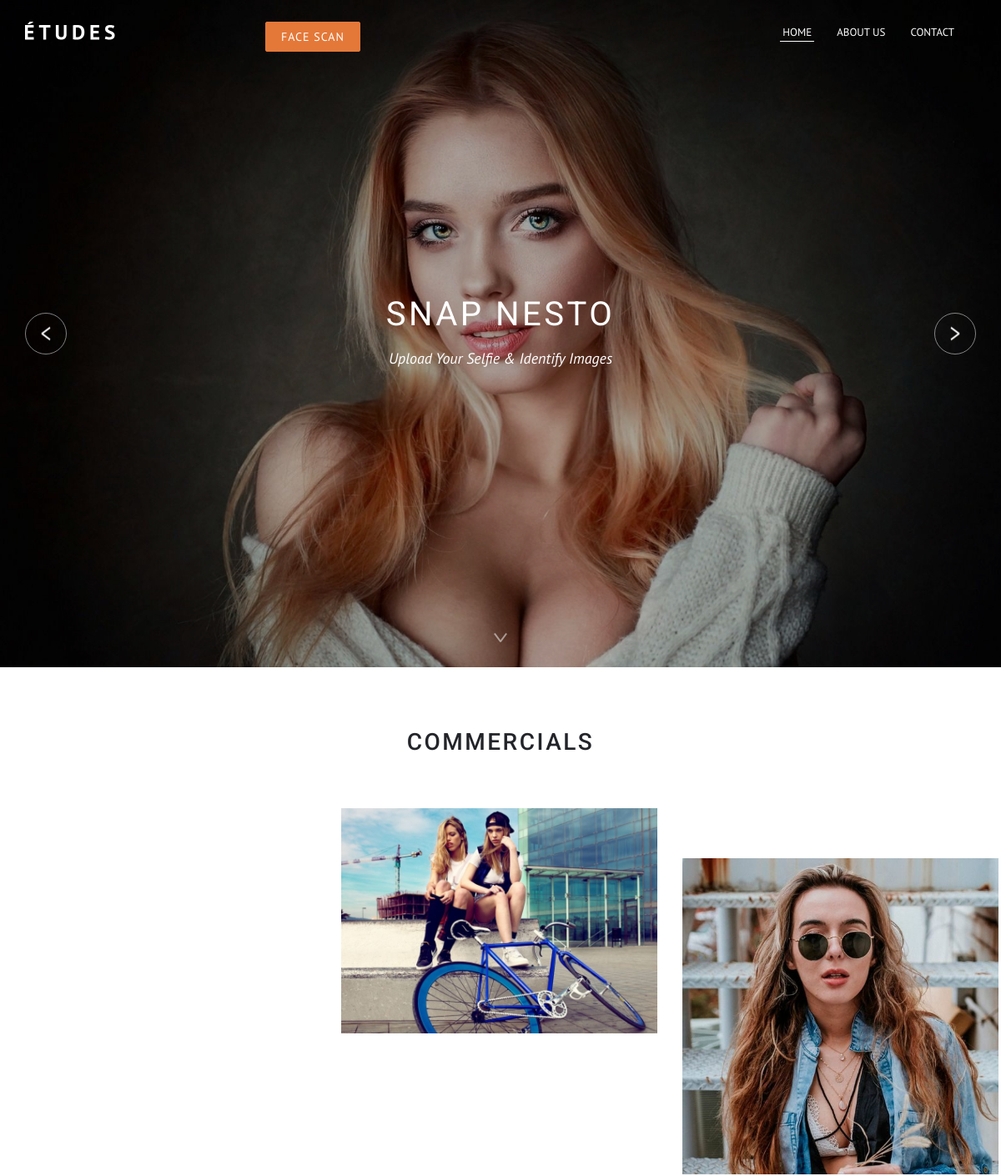
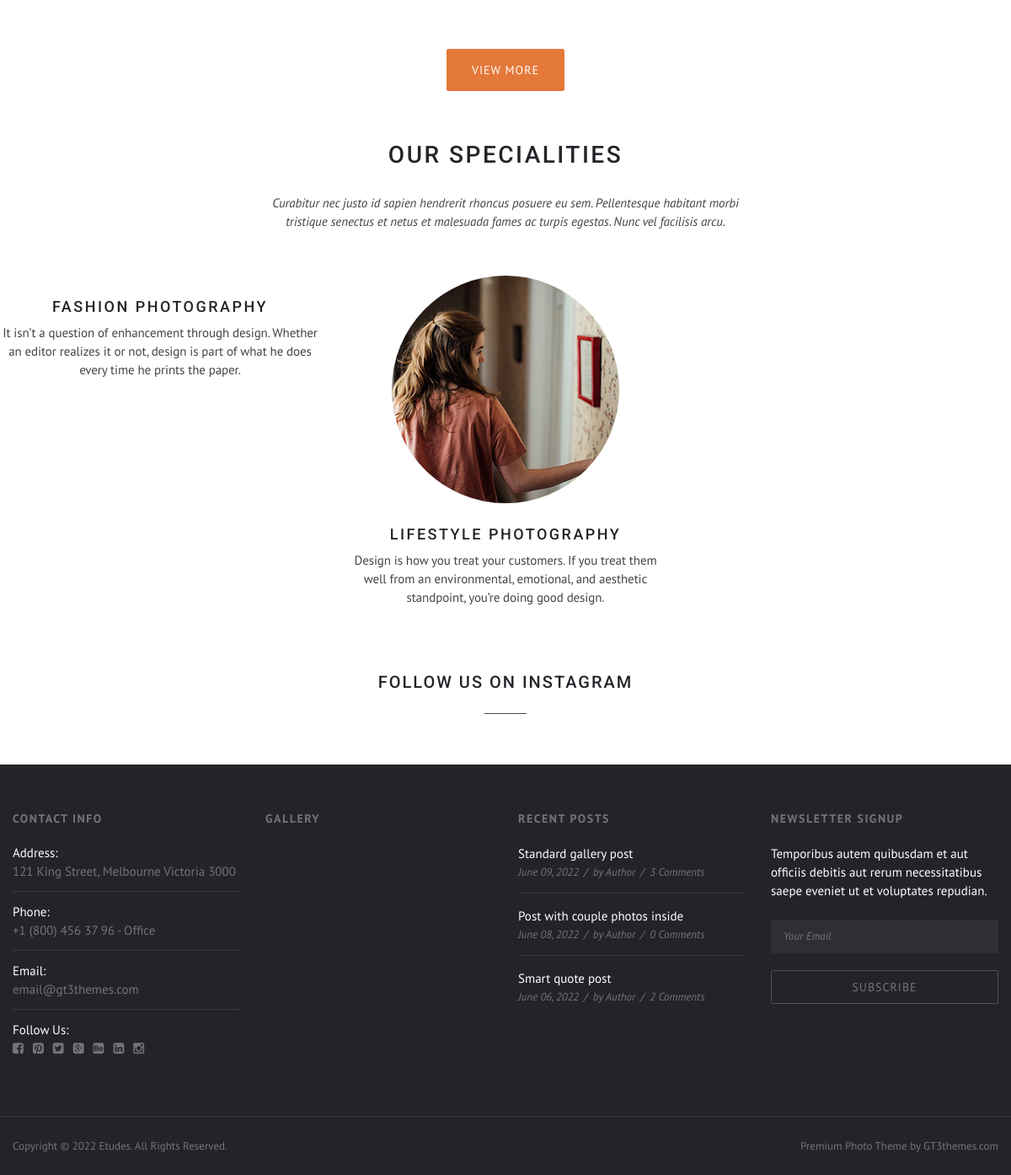
The page / on the database its author committed (2 pictures, top to bottom).
### photography/models.py (models this page shows, shortened)
class Slider(models.Model):
    slider_image = models.ImageField(upload_to="slider_images")

class Commercial_Category(models.Model):
    name = models.CharField(max_length=100)
    slug = models.SlugField(unique=True,null=True,blank=True)
    commercial_categ_image = models.ImageField(upload_to="commercial_category_images")

class Specialities(models.Model):
    spec_image = models.ImageField(upload_to="commercial_images")
    spec_name = models.CharField(max_length=100)
    spec_description = models.TextField(null=True)

### photography/views.py (the view)
# urls.py: path('',views.main_index,name="main_index"),
def main_index(request):
    comcateg_img = Commercial_Category.objects.all()
    spec = Specialities.objects.all()
    slider =Slider.objects.all()
    return render(request,'snap/index.html',{'comcateg_img':comcateg_img,'spec':spec,'slider':slider})

### templates/snap/index.html (shortened to what this page needs)
<!DOCTYPE html>
<html>
{% load static %}
<head>
<link rel="stylesheet" href="{% static 'css/bootstrap.min.css'%}" type="text/css" media="all" />
<link rel="stylesheet" href="{% static 'css/theme.css'%}" type="text/css" media="all" />
<link rel="stylesheet" href="{% static 'css/custom.css'%}" type="text/css" media="all" />
</head>
<body class="page_with_abs_header">
	<div class="main_header">
        <div class="header_parent_wrap">
            <header>
                <div class="logo_sect">
                    <a href="index-2.html" class="logo">
                        <img src="{% static 'img/logo_white_retina.png'%}" class="white_logo" alt="" />
                    </a>
                </div>
                <a href="{% url "face_scan" %}" class="shortcode_button btn_small btn_type1"
                style="margin-left:180px;">Face Scan</a>
                <div class="fright">
                    <nav>
                        <ul class="menu">
                            <li class="current-menu-parent menu-item-has-children"><a href="javascript:void(0);">Home</a>
                            </li>
                            <li class="menu-item-has-children"><a href="">About Us</a></li>
                            <li class="menu-item-has-children"><a href="">Contact</a></li>
                        </ul>
                    </nav>
                </div>
            </header>
        </div>
    </div>
    <div class="wrapper">
    	<div class="container">
        	<div class="content_block row no-sidebar">
            	<div class="fl-container">
                	<div class="posts-block">
                        <div class="contentarea">
                            <div class="fw_block wall_wrap mb74">
                                <div class="flex_fullscreen">
                                    <div class="flexslider">
                                        <ul class="slides">
                                        {% for img in slider %}
                                            <li>
                                                <div class="container absolute_container dark_bg">
                                                    <div class="bg_title">
                                                       <h1>Snap NEsto </h1>
                                                        <p>Upload Your Selfie & Identify Images</p>
                                                    </div>
                                                </div>
                                            </li>
                                        {% endfor %}
                                        </ul>
                                    </div>
                                </div>
                            </div>
                            <div class="row">
                                <div class="col-sm-12 module_cont pb43">
                                    <div class="bg_title">
                                        <h2>Commercials</h2
                                    </div>
                                </div>
                            </div>
                            <div class="row">
                                <div class="col-sm-12 module_cont pb60">
                                    <div class="sorting_block list-of-images image-grid items3" id="list">
                                    {% for img in comcateg_img %}
                                        <div class="portfolio_item element fashion portrait">
                                            <div class="item_padding">
                                                <div class="img_block">
                                                    <img src="{{img.commercial_categ_image.url}}" alt="" />
                                                    <a href="{% url "com_img" img.id %}" style="color:white" class="item_link">View Portfolio Post</a>
                                                </div>
                                            </div>
                                        </div>
                                    {% endfor %}
                                    </div>
                                    <div class="text-center"><a href="#" class="load_more_works shortcode_button btn_large btn_type1">View more</a></div>
                                </div>
                            </div>
                            <div class="row">
                                <div class="col-sm-12 module_cont pb43">
                                    <div class="bg_title">
                                        <h2>Our specialities</h2>
                                        <p>Curabitur nec justo id sapien hendrerit rhoncus posuere eu sem. Pellentesque habitant morbi<br>tristique senectus et netus et malesuada fames ac turpis egestas. Nunc vel facilisis arcu.</p>
                                    </div>
                                </div>
                            </div>
                            <div class="row info_module">
                            {% for sp in spec %}
                                <div class="col-sm-4 module_cont">
                                    <a href="javascript:void(0);">
                                        <img src="{{sp.spec_image.url}}" alt="" />
                                        <h5>{{sp.spec_name}}</h5>
                                        <p>{{sp.spec_description}}</p>
                                    </a>
                                </div>
                            {% endfor %}
                            </div>
                        </div>
                    </div>
                </div>
            </div>
        </div>
    </div>
    <div class="instagram_module_title">
        <h4>Follow us on instagram</h4>
    </div>
    <div class="footer">
    	<div class="pre_footer">
        	<div class="container">
                <div class="row">
                    <div class="col-sm-3">
                        <div class="sidepanel widget_gt3_contacts">
                            <h6 class="title">Contact Info</h6>
                            <div class="widget_contacts">
                                <div class="widget_contacts_block">
                                    <div class="widget_contacts_name">Address:</div>
                                    <div class="widget_contacts_value">121 King Street, Melbourne Victoria 3000</div>
                                </div>
                                <div class="widget_contacts_block">
                                    <div class="widget_contacts_name">Phone:</div>
                                    <div class="widget_contacts_value">
                                        +1 (800) 456 37 96 - Office
                                    </div>
                                </div>
                                <div class="widget_contacts_block">
                                    <div class="widget_contacts_name">Email:</div>
                                    <div class="widget_contacts_value"><a href="mailto:#">email@gt3themes.com</a></div>
                                </div>
                                <div class="widget_contacts_block">
                                    <div class="widget_contacts_name">Follow Us:</div>
                                    <div class="widget_contacts_value">
                                        <ul class="social_icons">
                                            <li><a title="Facebook" href="javascript:void(0);"><i class="fa fa-facebook-square"></i></a></li>
                                            <li><a title="Pinterest" href="javascript:void(0);"><i class="fa fa-pinterest-square"></i></a></li>
                                            <li><a title="Twitter" href="javascript:void(0);"><i class="fa fa-twitter-square"></i></a></li>
                                            <li><a title="Google+" href="javascript:void(0);"><i class="fa fa-google-plus-square"></i></a></li>
                                            <li><a title="Behance" href="javascript:void(0);"><i class="fa fa-behance-square"></i></a></li>
                                            <li><a title="LinkedIn" href="javascript:void(0);"><i class="fa fa-linkedin-square"></i></a></li>
                                            <li><a title="Instagram" href="javascript:void(0);"><i class="fa fa-instagram"></i></a></li>
                                        </ul>
                                    </div>
                                </div>
                            </div>
                        </div>
                    </div>
                    <div class="col-sm-3">
                        <div class="sidepanel widget_flickr">
                            <h6 class="title">Gallery</h6>
                        </div>
                    </div>
                    <div class="col-sm-3">
                        <div class="sidepanel widget_posts">
                            <h6 class="title">Recent Posts</h6>
                            <ul class="recent_posts">
                                <li>
                                    <div class="recent_posts_content">
                                        <a href="javascript:void(0);">Standard gallery post</a>
                                        <div class="recent_posts_info">
                                            <span>June 09, 2022</span>
                                            <span>by <a href="javascript:void(0);">Author</a></span>
                                            <span><a href="javascript:void(0);">3 Comments</a></span>
                                        </div>
                                    </div>
                                </li>
                                <li>
                                    <div class="recent_posts_content">
                                        <a href="javascript:void(0);">Post with couple photos inside</a>
                                        <div class="recent_posts_info">
                                            <span>June 08, 2022</span>
                                            <span>by <a href="javascript:void(0);">Author</a></span>
                                            <span><a href="javascript:void(0);">0 Comments</a></span>
                                        </div>
                                    </div>
                                </li>
                                <li>
                                    <div class="recent_posts_content">
                                        <a href="javascript:void(0);">Smart quote post</a>
                                        <div class="recent_posts_info">
                                            <span>June 06, 2022</span>
                                            <span>by <a href="javascript:void(0);">Author</a></span>
                                            <span><a href="javascript:void(0);">2 Comments</a></span>
                                        </div>
                                    </div>
                                </li>
                            </ul>
                        </div>
                    </div>
                    <div class="col-sm-3">
                        <div class="sidepanel widget_text">
                            <h6 class="title">Newsletter signup</h6>
                            <div class="textwidget">
                                <p>Temporibus autem quibusdam et aut officiis debitis aut rerum necessitatibus saepe eveniet ut et voluptates repudian.</p>
                                <form id="mc_signup_form" action="javascript:void(0);" method="post">
                                    <input type="text" placeholder="Your Email" value="" name="signup">
                                    <div class="submit_wrap"><input type="submit" value="Subscribe" /></div>
                                </form>
                            </div>
                        </div>
                    </div>
                </div>
            </div>
        </div>
        <div class="footer_bottom">
        	<div class="container">
                <div class="copyright">Copyright &copy; 2022 Etudes. All Rights Reserved.</div>
                <div class="foot_info_block">Premium Photo Theme by <a href="http://www.gt3themes.com/">GT3themes.com</a></div>
        	</div>
        </div>
    </div>
</body>
</html>

### static/css/custom.css (style rules this page uses)
h1, h1 span, h1 a, h2, h2 span, h2 a, h3, h3 span, h3 a, h4, h4 span, h4 a, h5, h5 span, h5 a, .countdown-amount, .strip_template .strip-item a span, .column1 .item_title a { font-family: 'Roboto', sans-serif; }
body, input[type="text"], input[type="email"], input[type="password"], input[type="submit"], textarea, .comment-form p.form-allowed-tags code, h6, h6 span, h6 a, .price_item_cost h1, .price_item_cost h1 span, .fs_title_wrapper h3 { font-family: 'PT Sans', sans-serif; }
body { color:#434449; line-height:22px; font-size:15px; font-weight:400; background:#ffffff; }
input[type="text"], input[type="email"], input[type="password"], textarea { color:#434449; }
a { color:#e47839; }
h1, h1 span, h1 a, h2, h2 span, h2 a, h3, h3 span, h3 a, h4, h4 span, h4 a, h5, h5 span, h5 a, h6, h6 span, h6 a, .countdown-amount, .countdown-period, .diagram_item .chart, .blog_post_title a:hover, .blog_content p, .item_title a, .shortcode_tab_item_title, .module_iconboxes_grid.type2 .icon_title_wrap .iconbox_title { color:#232429; }
.footer, .sidebar_area { background: #232429; color: #737479; }
.pre_footer .widget_contacts ul.social_icons li a { color: #737479; }
.footer a, .sidebar_area a, .footer h6, .sidebar_area h6 { color: #737479; }
.logo_sect img { width:108px; height:26px; }
.main_header { background: #ffffff; }
.page_with_abs_header .main_header, .page_with_abs_header.fixed_show .main_header { background: rgba(255,255,255, 0); }
header nav ul.menu > li > a, .lang_selector .language_list li, .lang_selector a, .top_search form input[type="text"] { color: #434449; }
header nav ul.menu > li > a:before, .lang_selector:before { background: #434449; }
ul.social_icons li a, .filter_navigation ul li ul li a { color: #434449; }
.shortcode_button.btn_type1 { background: #e47839; border-color:#e47839; }
.widget_nav_menu ul li a, .widget_archive ul li a, .widget_pages ul li a, .widget_categories ul li a, .widget_recent_entries ul li a, .widget_meta ul li a, .recent_posts_content > a, .widget_contacts.type1 .widget_contacts_value > a, .widget_contacts.type2 a, .learn_more, .ww_footer_cats a, .ww_footer_cats a:after { color: #434449; }
.tagcloud a, .shortcode_iconbox .iconbox_body, .shortcode_iconbox .iconbox_body p, .info_module a p { color: #434449 !important; }
.instagram_module_title:after, .comment-reply-link:after { background: #434449; }
.mobile_menu_wrapper a { color:#737479; }
.mobile_menu_wrapper a:hover, .mobile_menu_wrapper .current-menu-parent > a, .mobile_menu_wrapper .current-menu-ancestor > a, .mobile_menu_wrapper .current-menu-item > a { color:#e47839; }

### rows shown on the page
Commercial_Category: commercial_categ_image (picture)
Commercial_Category: commercial_categ_image (picture)
Specialities: spec_name "FASHION PHOTOGRAPHY", spec_description "It isn’t a question of enhancement through design. Whether an editor realizes it or not, design is part of what he does every time he prints the paper."
Specialities: spec_image (picture), spec_name "LIFESTYLE PHOTOGRAPHY", spec_description "Design is how you treat your customers. If you treat them well from an environmental, emotional, and aesthetic standpoint, you’re doing good design."
